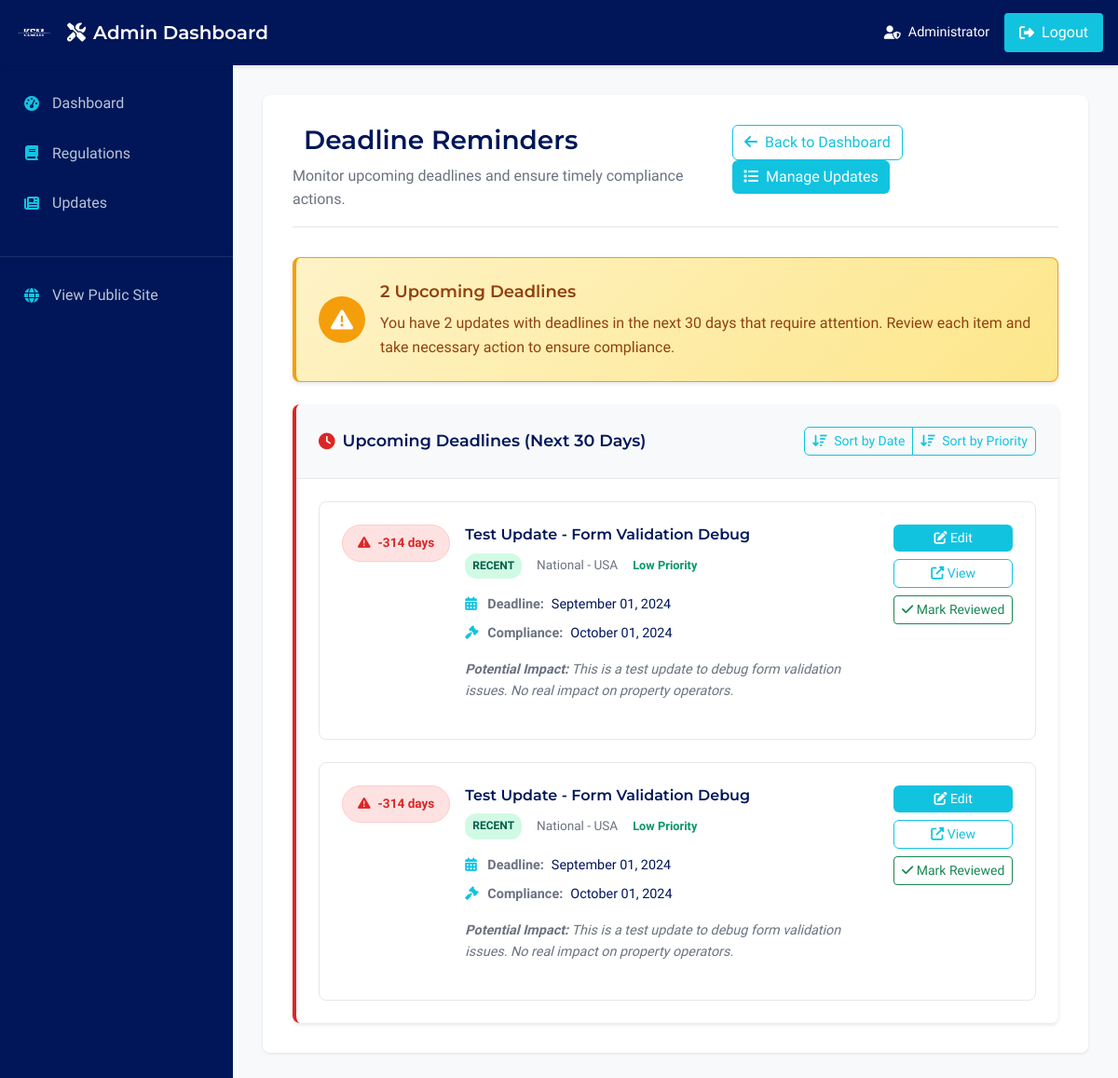
The app's page /admin/updates/deadline-reminders (signed in) with its own data.
### models.py (models this page shows, shortened)
class Update(db.Model):
    id = db.Column(db.Integer, primary_key=True)
    title = db.Column(db.String(200), nullable=False)
    description = db.Column(db.Text, nullable=False)
    jurisdiction_affected = db.Column(db.String(100), nullable=False)
    jurisdiction_level = db.Column(db.String(20), nullable=False, default='Local')  # National, State, Local
    update_date = db.Column(db.Date, nullable=False)
    status = db.Column(db.String(20), nullable=False)  # Recent, Upcoming, Proposed
    category = db.Column(db.String(50), nullable=False, default='Regulatory Changes')  # Regulatory Changes, Tax Updates, Licensing Changes, Court Decisions, Industry News
    impact_level = db.Column(db.String(10), nullable=False, default='Medium')  # High, Medium, Low
    effective_date = db.Column(db.Date, nullable=True)  # When the change becomes effective
    deadline_date = db.Column(db.Date, nullable=True)  # Deadline for compliance/action
    action_required = db.Column(db.Boolean, default=False)  # Whether action is required
    action_description = db.Column(db.Text, nullable=True)  # Description of required action
    property_types = db.Column(db.String(100), nullable=False, default='Both')  # Residential, Commercial, Both
    related_regulation_ids = db.Column(db.Text, nullable=True)  # Comma-separated IDs of related regulations
    tags = db.Column(db.Text, nullable=True)  # Comma-separated tags for better categorization
    source_url = db.Column(db.String(500), nullable=True)  # Official source URL
    priority = db.Column(db.Integer, default=3)  # 1=High, 2=Medium, 3=Low (for sorting)
    expected_decision_date = db.Column(db.Date, nullable=True)  # Expected decision date for proposed changes
    potential_impact = db.Column(db.Text, nullable=True)  # Impact assessment for proposed changes
    decision_status = db.Column(db.String(20), nullable=True)  # Under Review, Public Hearings, Proposed, Approved, Rejected
    change_type = db.Column(db.String(20), nullable=False, default='Recent')  # Recent, Upcoming, Proposed
    compliance_deadline = db.Column(db.Date, nullable=True)  # Deadline for compliance with new changes
    affected_operators = db.Column(db.Text, nullable=True)  # Description of which operators are affected
    summary = db.Column(db.Text, nullable=True)  # Brief summary for the Summary section
    full_text = db.Column(db.Text, nullable=True)  # Full detailed text of the update
    compliance_requirements = db.Column(db.Text, nullable=True)  # Specific compliance requirements
    implementation_timeline = db.Column(db.Text, nullable=True)  # Timeline for implementation
    official_sources = db.Column(db.Text, nullable=True)  # Official sources and references
    expert_analysis = db.Column(db.Text, nullable=True)  # Kaystreet Management's interpretation
    kaystreet_commitment = db.Column(db.Text, nullable=True)  # Kaystreet Management's commitment statement
    created_at = db.Column(db.DateTime, default=datetime.utcnow)
    updated_at = db.Column(db.DateTime, default=datetime.utcnow, onupdate=datetime.utcnow)

### app/blueprints/admin.py (the view)
@admin_bp.route('/updates/deadline-reminders')
@require_admin_login
@log_admin_action('deadline_reminders')
def deadline_reminders():
    try:
        thirty_days_from_now = datetime.now().date() + timedelta(days=30)
        upcoming_deadlines = Update.query.filter(
            db.or_(
                db.and_(Update.deadline_date.isnot(None), Update.deadline_date <= thirty_days_from_now),
                db.and_(Update.compliance_deadline.isnot(None), Update.compliance_deadline <= thirty_days_from_now),
                db.and_(Update.expected_decision_date.isnot(None), Update.expected_decision_date <= thirty_days_from_now)
            )
        ).order_by(
            db.case(
                (Update.deadline_date.isnot(None), Update.deadline_date),
                (Update.compliance_deadline.isnot(None), Update.compliance_deadline),
                else_=Update.expected_decision_date
            )
        ).all()
        today = datetime.now().date()
        for update in upcoming_deadlines:
            deadline_date = update.deadline_date or update.compliance_deadline or update.expected_decision_date
            if deadline_date:
                update.days_until = (deadline_date - today).days
            else:
                update.days_until = 999
        logger.info(f"Retrieved {len(upcoming_deadlines)} updates with upcoming deadlines")
        return render_template('admin/deadline_reminders.html', updates=upcoming_deadlines)
    except Exception as e:
        logger.error(f"Error in deadline_reminders: {str(e)}", exc_info=True)
        admin_flash(f'Error loading deadline reminders: {str(e)}', 'error')
        return redirect(url_for('admin.dashboard'))

### templates/admin/deadline_reminders.html (shortened to what this page needs)
{% extends "admin/admin_base.html" %}
{% block content %}
<div class="admin-content">
    <div class="admin-page-header">
        <div class="d-flex justify-content-between align-items-start">
            <div>
                <h1 class="admin-page-title">
                    Deadline Reminders
                </h1>
                <p class="admin-page-subtitle">Monitor upcoming deadlines and ensure timely compliance actions.</p>
            </div>
            <div class="admin-header-actions">
                <a href="{{ url_for('admin.dashboard') }}" class="btn btn-outline-secondary">
                    <i class="fas fa-arrow-left me-1"></i>
                    Back to Dashboard
                </a>
                <a href="{{ url_for('admin.manage_updates') }}" class="btn btn-primary">
                    <i class="fas fa-list me-1"></i>
                    Manage Updates
                </a>
            </div>
        </div>
    </div>
    {% if updates %}
    <div class="row mb-4">
        <div class="col-12">
            <div class="deadline-summary-alert">
                <div class="alert-icon">
                    <i class="fas fa-exclamation-triangle"></i>
                </div>
                <div class="alert-content">
                    <h5 class="alert-title">{{ updates|length }} Upcoming Deadlines</h5>
                    <p class="alert-message">
                        You have {{ updates|length }} updates with deadlines in the next 30 days that require attention.
                        Review each item and take necessary action to ensure compliance.
                    </p>
                </div>
            </div>
        </div>
    </div>
    <div class="row">
        <div class="col-12">
            <div class="deadlines-card">
                <div class="deadlines-header">
                    <h5 class="deadlines-title">
                        <i class="fas fa-clock me-2"></i>
                        Upcoming Deadlines (Next 30 Days)
                    </h5>
                    <div class="deadlines-actions">
                        <div class="btn-group">
                            <button class="btn btn-sm btn-outline-secondary" onclick="sortDeadlines('date')">
                                <i class="fas fa-sort-amount-down me-1"></i>
                                Sort by Date
                            </button>
                            <button class="btn btn-sm btn-outline-secondary" onclick="sortDeadlines('priority')">
                                <i class="fas fa-sort-amount-down me-1"></i>
                                Sort by Priority
                            </button>
                        </div>
                    </div>
                </div>
                <div class="deadlines-body">
                    <div class="deadlines-list" id="deadlinesList">
                        {% for update in updates %}
                        <div class="deadline-item" data-priority="{{ update.priority or '3' }}" data-date="{{ update.deadline_date or update.compliance_deadline or update.expected_decision_date }}">
                            <div class="deadline-urgency">
                                {% if update.days_until <= 3 %}
                                    <div class="urgency-badge urgent">
                                        <i class="fas fa-exclamation-triangle"></i>
                                        {{ update.days_until }} day{{ 's' if update.days_until != 1 else '' }}
                                    </div>
                                {% elif update.days_until <= 7 %}
                                    <div class="urgency-badge warning">
                                        <i class="fas fa-clock"></i>
                                        {{ update.days_until }} days
                                    </div>
                                {% else %}
                                    <div class="urgency-badge normal">
                                        <i class="fas fa-calendar"></i>
                                        {{ update.days_until }} days
                                    </div>
                                {% endif %}
                            </div>
                            <div class="deadline-content">
                                <div class="deadline-header">
                                    <h6 class="deadline-title">{{ update.title }}</h6>
                                    <div class="deadline-meta">
                                        <span class="deadline-status status-{{ (update.change_type or update.status).lower() }}">
                                            {{ update.change_type or update.status }}
                                        </span>
                                        <span class="deadline-jurisdiction">{{ update.jurisdiction_level }} - {{ update.jurisdiction_affected }}</span>
                                        <span class="deadline-priority priority-{{ update.priority or '3' }}">
                                            {% if update.priority == '1' %}High Priority{% elif update.priority == '2' %}Medium Priority{% else %}Low Priority{% endif %}
                                        </span>
                                    </div>
                                </div>
                                <div class="deadline-dates">
                                    {% if update.deadline_date %}
                                        <div class="deadline-date">
                                            <i class="fas fa-calendar-alt"></i>
                                            <span class="date-label">Deadline:</span>
                                            <span class="date-value">{{ update.deadline_date.strftime('%B %d, %Y') }}</span>
                                        </div>
                                    {% endif %}
                                    {% if update.compliance_deadline %}
                                        <div class="deadline-date">
                                            <i class="fas fa-gavel"></i>
                                            <span class="date-label">Compliance:</span>
                                            <span class="date-value">{{ update.compliance_deadline.strftime('%B %d, %Y') }}</span>
                                        </div>
                                    {% endif %}
                                </div>
                                {% if update.potential_impact %}
                                <div class="deadline-impact">
                                    <strong>Potential Impact:</strong>
                                    {{ update.potential_impact[:150] }}{% if update.potential_impact|length > 150 %}...{% endif %}
                                </div>
                                {% endif %}
                            </div>
                            <div class="deadline-actions">
                                <a href="{{ url_for('admin.edit_update', update_id=update.id) }}"
                                   class="btn btn-sm btn-primary">
                                    <i class="fas fa-edit"></i>
                                    Edit
                                </a>
                                <a href="{{ url_for('main.update_detail', update_id=update.id) }}"
                                   class="btn btn-sm btn-outline-secondary" target="_blank">
                                    <i class="fas fa-external-link-alt"></i>
                                    View
                                </a>
                                <button class="btn btn-sm btn-outline-success"
                                        onclick="markAsReviewed({{ update.id }})">
                                    <i class="fas fa-check"></i>
                                    Mark Reviewed
                                </button>
                            </div>
                        </div>
                        {% endfor %}
                    </div>
                </div>
            </div>
        </div>
    </div>
    {% endif %}
</div>
{% set now = moment %}
{% endblock %}

### records on screen
Update: days_until "-314", days_until "s", title "Test Update - Form Validation Debug", change_type "RECENT", jurisdiction_level "National", jurisdiction_affected "USA", priority "Low Priority", deadline_date "September 01, 2024", compliance_deadline "October 01, 2024", potential_impact "This is a test update to debug form validation issues. No real impact on property operators."
Update: days_until "-314", days_until "s", title "Test Update - Form Validation Debug", change_type "RECENT", jurisdiction_level "National", jurisdiction_affected "USA", priority "Low Priority", deadline_date "September 01, 2024", compliance_deadline "October 01, 2024", potential_impact "This is a test update to debug form validation issues. No real impact on property operators."

### other values on screen
{{ updates|length }} "2"
